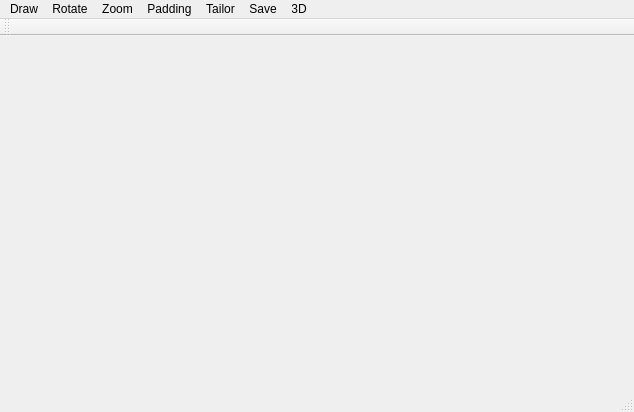
<?xml version="1.0" encoding="UTF-8"?>
<ui version="4.0">
 <class>MainWindow</class>
 <widget class="QMainWindow" name="MainWindow">
  <property name="geometry">
   <rect>
    <x>0</x>
    <y>0</y>
    <width>634</width>
    <height>412</height>
   </rect>
  </property>
  <property name="windowTitle">
   <string>Graphics</string>
  </property>
  <widget class="QWidget" name="centralWidget"/>
  <widget class="QToolBar" name="mainToolBar">
   <attribute name="toolBarArea">
    <enum>TopToolBarArea</enum>
   </attribute>
   <attribute name="toolBarBreak">
    <bool>false</bool>
   </attribute>
  </widget>
  <widget class="QStatusBar" name="statusBar"/>
  <widget class="QMenuBar" name="menuBar">
   <property name="geometry">
    <rect>
     <x>0</x>
     <y>0</y>
     <width>634</width>
     <height>23</height>
    </rect>
   </property>
   <widget class="QMenu" name="menu">
    <property name="title">
     <string>Draw</string>
    </property>
    <addaction name="actionline"/>
    <addaction name="actionellipse"/>
    <addaction name="actionrectange"/>
    <addaction name="actionpolygon"/>
    <addaction name="actioncurse"/>
    <addaction name="separator"/>
    <addaction name="actionerase_clear_palette"/>
   </widget>
   <widget class="QMenu" name="menuTailor">
    <property name="title">
     <string>Tailor</string>
    </property>
    <addaction name="actiontailor"/>
   </widget>
   <widget class="QMenu" name="menuSave">
    <property name="title">
     <string>Save</string>
    </property>
    <addaction name="actionsave"/>
   </widget>
   <widget class="QMenu" name="menuRotate">
    <property name="title">
     <string>Rotate</string>
    </property>
    <addaction name="actionright_90_degree"/>
    <addaction name="actionleft_90_degree"/>
    <addaction name="action180_degree"/>
   </widget>
   <widget class="QMenu" name="menuPadding">
    <property name="title">
     <string>Padding</string>
    </property>
    <addaction name="actionpadding"/>
   </widget>
   <widget class="QMenu" name="menu3D">
    <property name="title">
     <string>3D</string>
    </property>
    <addaction name="actionopen_off"/>
   </widget>
   <widget class="QMenu" name="menuZoom">
    <property name="title">
     <string>Zoom</string>
    </property>
    <addaction name="actionzoom_2_times"/>
    <addaction name="actionzoom_0_5_times"/>
   </widget>
   <addaction name="menu"/>
   <addaction name="menuRotate"/>
   <addaction name="menuZoom"/>
   <addaction name="menuPadding"/>
   <addaction name="menuTailor"/>
   <addaction name="menuSave"/>
   <addaction name="menu3D"/>
  </widget>
  <action name="actionline">
   <property name="text">
    <string>line</string>
   </property>
   <property name="shortcut">
    <string>Ctrl+L</string>
   </property>
  </action>
  <action name="actionellipse">
   <property name="text">
    <string>ellipse</string>
   </property>
   <property name="shortcut">
    <string>Ctrl+E</string>
   </property>
  </action>
  <action name="actionrectange">
   <property name="text">
    <string>rectange</string>
   </property>
   <property name="shortcut">
    <string>Ctrl+R</string>
   </property>
  </action>
  <action name="actiontailor">
   <property name="text">
    <string>tailor</string>
   </property>
   <property name="shortcut">
    <string>Ctrl+T</string>
   </property>
  </action>
  <action name="actionsave">
   <property name="text">
    <string>save</string>
   </property>
   <property name="shortcut">
    <string>Ctrl+S</string>
   </property>
  </action>
  <action name="actionright_90_degree">
   <property name="text">
    <string>right 90 degree</string>
   </property>
   <property name="shortcut">
    <string>Ctrl+Right</string>
   </property>
  </action>
  <action name="actionleft_90_degree">
   <property name="text">
    <string>left 90 degree</string>
   </property>
   <property name="shortcut">
    <string>Ctrl+Left</string>
   </property>
  </action>
  <action name="action180_degree">
   <property name="text">
    <string>180 degree</string>
   </property>
   <property name="shortcut">
    <string>Ctrl+Space</string>
   </property>
  </action>
  <action name="actionpolygon">
   <property name="text">
    <string>polygon</string>
   </property>
   <property name="shortcut">
    <string>Ctrl+P</string>
   </property>
  </action>
  <action name="actionerase_clear_palette">
   <property name="text">
    <string>erase(clear palette)</string>
   </property>
   <property name="shortcut">
    <string>Ctrl+Del</string>
   </property>
  </action>
  <action name="actionpadding">
   <property name="text">
    <string>padding</string>
   </property>
   <property name="shortcut">
    <string>Ctrl+B</string>
   </property>
  </action>
  <action name="actioncurse">
   <property name="text">
    <string>curse</string>
   </property>
   <property name="shortcut">
    <string>Ctrl+C</string>
   </property>
  </action>
  <action name="actionopen_off">
   <property name="text">
    <string>open *.off</string>
   </property>
  </action>
  <action name="actionzoom_2_times">
   <property name="text">
    <string>zoom 2 times</string>
   </property>
   <property name="shortcut">
    <string>Ctrl+Up</string>
   </property>
  </action>
  <action name="actionzoom_0_5_times">
   <property name="text">
    <string>zoom 0.5 times</string>
   </property>
   <property name="shortcut">
    <string>Ctrl+Down</string>
   </property>
  </action>
 </widget>
 <layoutdefault spacing="6" margin="11"/>
 <resources/>
 <connections/>
</ui>
